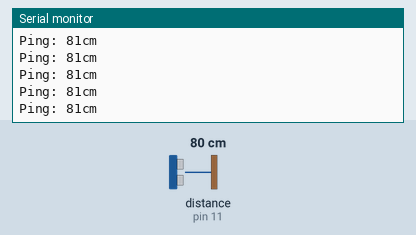
Simulated run of this sketch. Board: Arduino Nano, built with avr-gcc and run on an emulated ATmega328P. Shown: the last lines printed to the serial monitor. The inputs (shaded band) are chosen by the test bench; at power-on: distance to the obstacle (sensor on pin 11) 80 cm. The echo pulse lasts 58.3 µs per cm.

Above: at 1.2 s.
1.3 s: distance to the obstacle (sensor on pin 11) set to 120 cm
At 1.41 s:
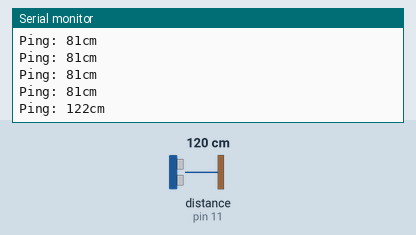
4.3 s: distance to the obstacle (sensor on pin 11) set to 9 cm
At 4.3 s:
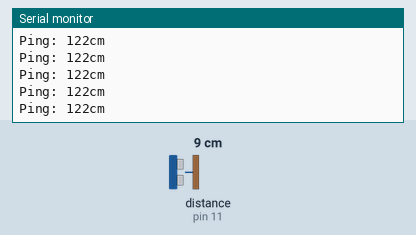
7.3 s: distance to the obstacle (sensor on pin 11) set to 18 cm
At 7.31 s:
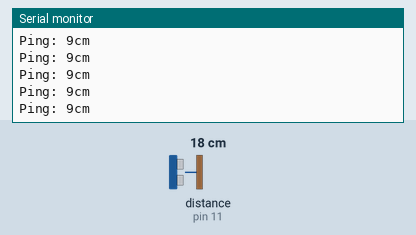
10.3 s: distance to the obstacle (sensor on pin 11) set to 9 cm
At 10.31 s:
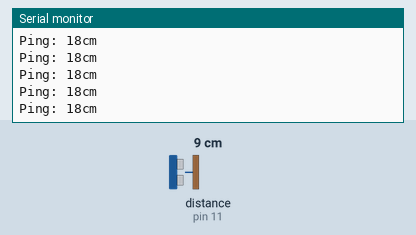
13.3 s: distance to the obstacle (sensor on pin 11) set to 35 cm
At 13.41 s:
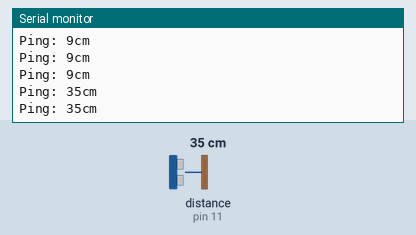
Timing chart, 0 to 16.3 s (numbered marks = the images above; inputs shaded):
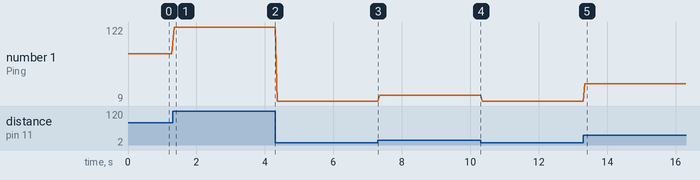

The sketch:

AlturaPetiso.ino
```cpp
/* AlturaPetiso
 *
 * Arduino Nano, 1 HC-SR04, 1 rele,
 * 1 pestillo
 *
 *
 * Sputnik Ar
 * 21/08/30
 */

//INCLUDES
#include <NewPing.h>

//DEFINES
#define ALTURA  160       //en cm

#define TIEMPO  1         //en segundos

#define CHANGUI 10        //en cm

#define LED          3
#define RELE         10
#define TRIGGER_PIN  12
#define ECHO_PIN     11
#define MAX_DISTANCE 200

NewPing sonar(TRIGGER_PIN, ECHO_PIN, MAX_DISTANCE);

unsigned long filtrado = 0;

void setup() {
  Serial.begin(9600);
  pinMode(OUTPUT, RELE);
  digitalWrite(RELE, HIGH);
  pinMode(OUTPUT, LED);
  digitalWrite(LED, LOW);
}

void loop() {
  boolean correcto = true;
  filtrado = millis();
  while(correcto && ((millis() - filtrado) < TIEMPO*1000)){
    int cm = sonar.ping_cm();
    Serial.print("Ping: ");
    Serial.print(sonar.ping_cm());
    Serial.println("cm");
    delay(50);
    if(cm < ALTURA + CHANGUI && cm > ALTURA - CHANGUI){}else{correcto = false;}}

  if(correcto){
    digitalWrite(RELE,LOW);
    digitalWrite(LED,1);
    Serial.print("Resuelto");
    delay(TIEMPO*1000);
  }else{
    digitalWrite(RELE,HIGH);
    digitalWrite(LED,0);
  }


}
```

Measured:
- after the input at 1.3 s, the serial monitor: prints a new line after 0.05 s (image 1)
- after the input at 13.3 s, the serial monitor: prints a new line after 0.05 s (image 5)
- plotted number 1: 81 → 122 after the input at 1.3 s, 122 → 9 after the input at 4.3 s, 9 → 18 after the input at 7.3 s, 18 → 9 after the input at 10.3 s, 9 → 35 after the input at 13.3 s
